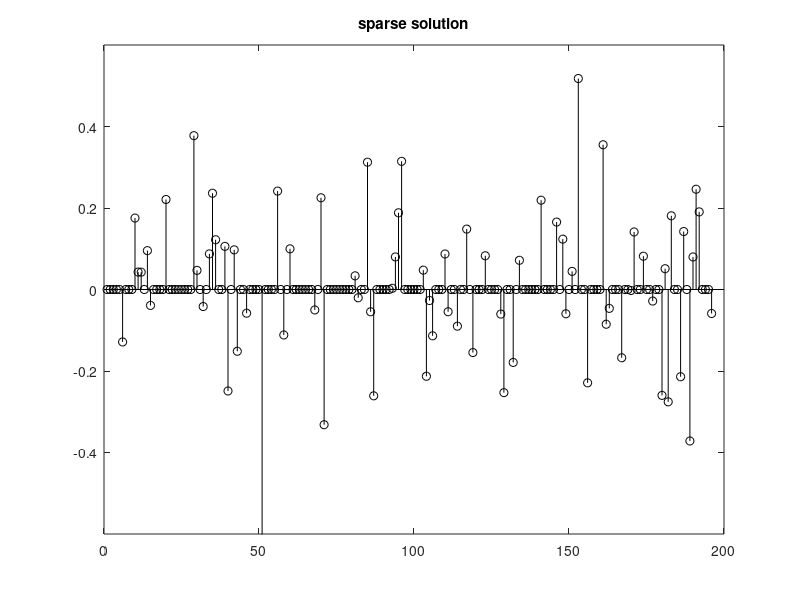
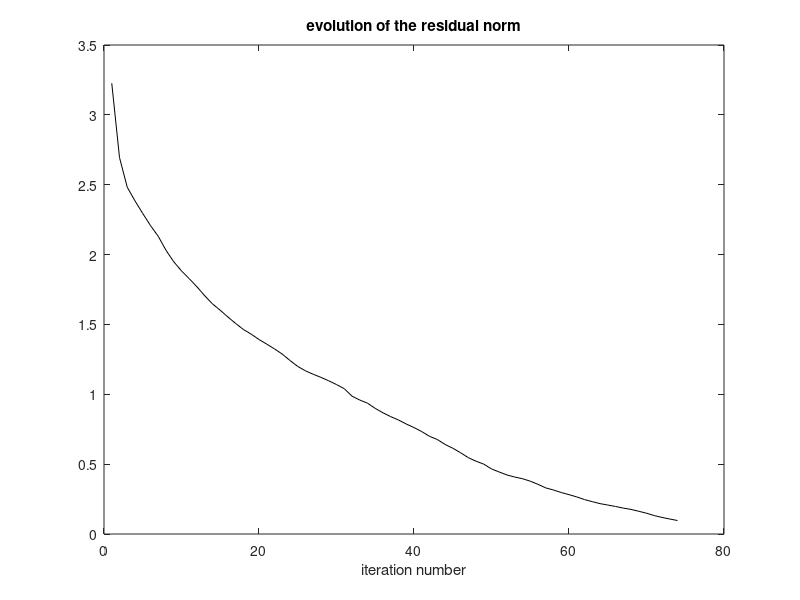

Write the MATLAB code that produced these figures, in order.
% Example of OMP
clear all;

% random A and b
N=100;
A=rand(N,2*N);
b=rand(N,1);

M=1; %measure of the residual
hM=zeros(200,1);

% OMP algorithm
Aj=[];
R=b; %residual
n=0; %counter

while M>0.1, %(edit this line)
   [v,ix]=max(abs(A'*R));
   Aj(:,ix)=A(:,ix);
   A(:,ix)=0;
   %x=Aj\b;
   x=pinv(Aj)*b;
   R=b-Aj*x;
   M=norm(R);
   n=n+1; hM(n)=M; %keep a record of residuals
end;

%display
figure(1)
stem(x,'k');
title('sparse solution');
axis([0 200 -0.6 0.6]);

figure(2)
plot(hM(1:n),'k');
title('evolution of the residual norm');
xlabel('iteration number');
   
